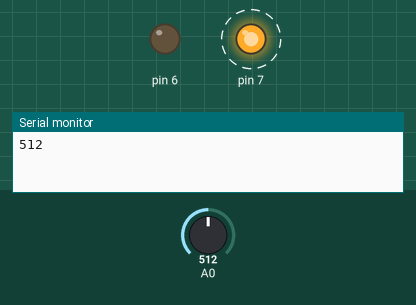
Simulated run of this sketch. Board: Arduino Uno, built with avr-gcc and run on an emulated ATmega328P. Parts: output pins drawn as LEDs (lit = HIGH), the last lines printed to the serial monitor. Dashed ring = blinking. The test bench sets the inputs (shaded band); at power-on: A0 = 512.

Above: at 2.8 s.
2.9 s: A0 set to 716
At 6.4 s:
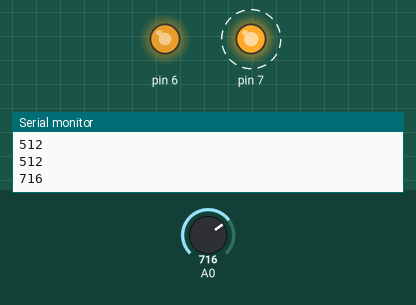
8.9 s: A0 set to 760
At 12.8 s:
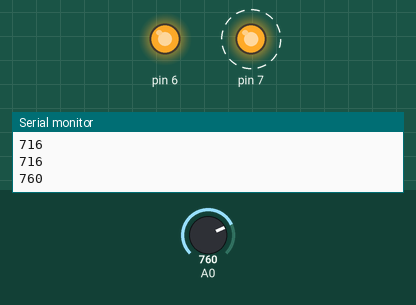
14.9 s: A0 set to 768
At 19.8 s:
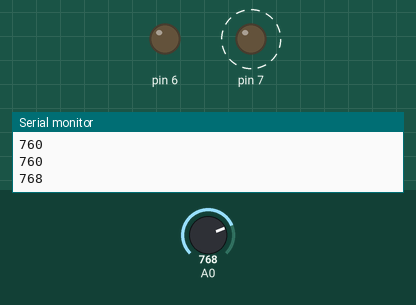
20.9 s: A0 set to 900
At 24.8 s:
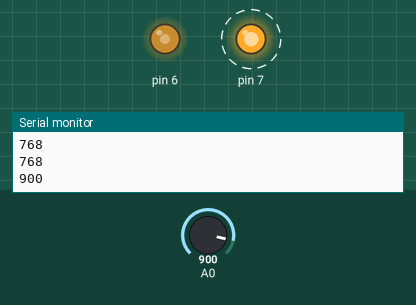
26.9 s: A0 set to 306
At 30.7 s:
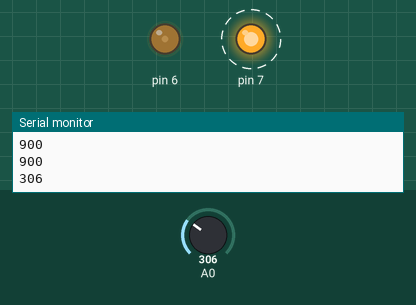
32.9 s: A0 set to 0
At 36.5 s:
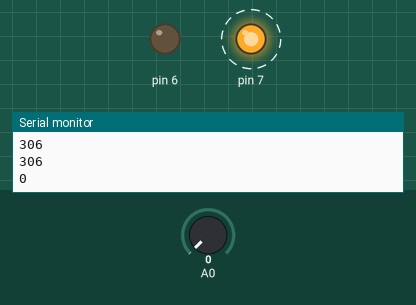
Timing chart, 0 to 39.9 s (numbered marks = the images above; inputs shaded):
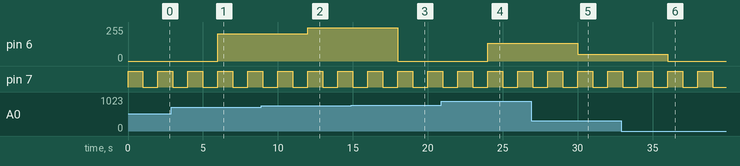

Measured:
- the behaviour switches between 767 and 768 on A0 (found by bisection; images 2 and 3)
- after the input at 2.9 s, pin 6: 0/255 → 204/255 after 3.1 s
- after the input at 8.9 s, pin 6: 204/255 → 248/255 after 3.1 s
- after the input at 14.9 s, pin 6: 248/255 → 0/255 after 3.1 s
- after the input at 20.9 s, pin 6: 0/255 → 132/255 after 3.1 s
- after the input at 26.9 s, pin 6: 132/255 → 50/255 after 3.1 s
- after the input at 32.9 s, pin 6: 50/255 → 0/255 after 3.1 s
- by itself, pin 7: alternates HIGH for 1.0 s and LOW for 1.0 s

The sketch:

checking.ino
```cpp
void setup()
{
  pinMode(7, OUTPUT);
  pinMode(6, OUTPUT);
  Serial.begin(9600);
}

void loop()
{
  unsigned int val=0;
  val=analogRead(A0);
  digitalWrite(7, HIGH);
  delay(1000); // Wait for 1000 millisecond(s)
  digitalWrite(7, LOW);
  delay(1000); // Wait for 1000 millisecond(s)
  analogWrite(6,val);
  Serial.println(val);
}
```
